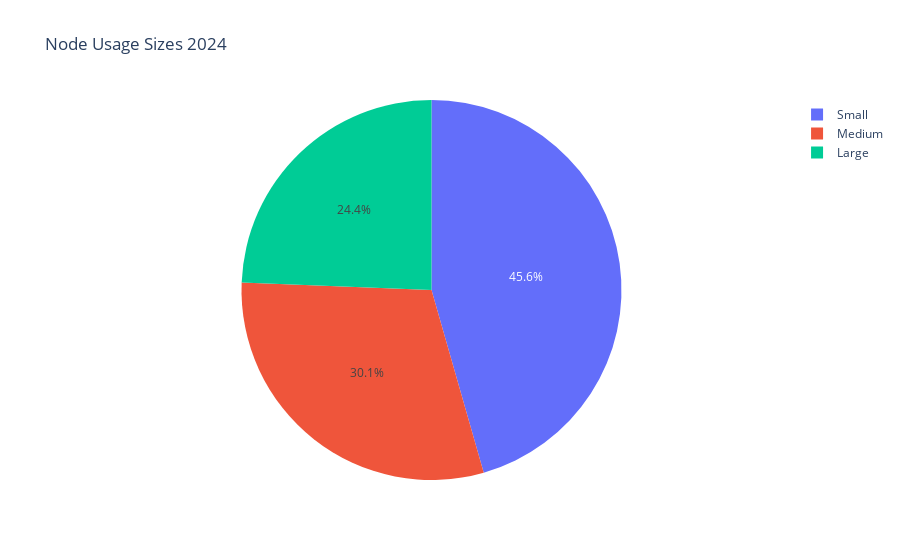

Notebook code cell kept with this figure:
### Markdown cell above
### a). Node Size Pie Chart

### Code cell
node_size_count = merged_df.groupby('node_size')['node_size'].count().rename('count').reset_index()

fig = px.pie(node_size_count, names = 'node_size', values = 'count', category_orders = {
   'node_size': ['Small', 'Medium', 'Large']
}, title = 'Node Usage Sizes 2024', labels = {
   'node_size':'Node Size',
   'count':'Count'
})
fig.show()

### Figure 1 — Plotly figure (JSON) as saved in the notebook; plotly's stock layout.template omitted (floating-point values rounded to 4 significant figures)
{"data": [{"direction": "clockwise", "domain": {"x": [0, 1], "y": [0, 1]}, "hovertemplate": "Node Size=%{label}<br>Count=%{value}<extra></extra>", "labels": ["Small", "Medium", "Large"], "legendgroup": "", "name": "", "showlegend": true, "sort": false, "type": "pie", "values": [439795, 290162, 235220]}], "layout": {"legend": {"tracegroupgap": 0}, "title": {"text": "Node Usage Sizes 2024"}}}
